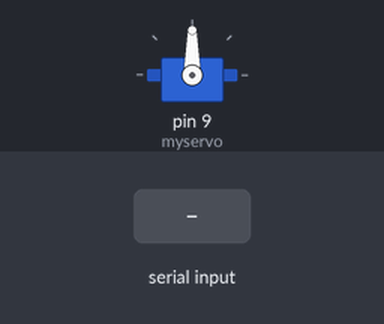
A sketch run on a simulated Arduino Uno, built with avr-gcc and run on an emulated ATmega328P. Parts: servo. The test bench sets the inputs (shaded band).

Above: at 1.2 s.
1.3 s: "R" received over Serial
At 2.5 s:
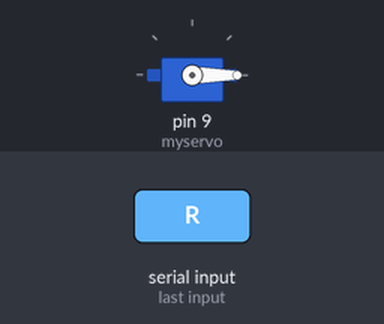
2.8 s: "M" received over Serial
At 3.9 s:
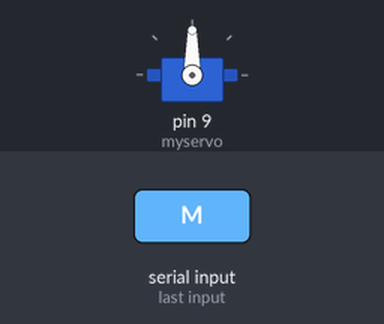
Timing chart, 0 to 5.8 s (numbered marks = the images above; inputs shaded):
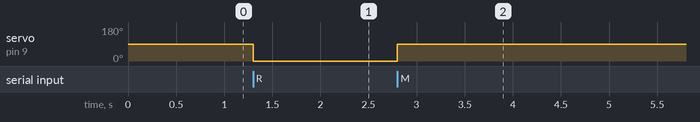

The sketch:

servo.ino
```cpp
#include <Servo.h>

Servo myservo;  // Objeto servo para controlar un servo motor

void setup() {
  myservo.attach(9);  // El pin del servo está conectado al pin 9
  Serial.begin(9600); // Inicializa la comunicación serie a 9600 baudios
}

void loop() {
  if (Serial.available() > 0) {
    char command = Serial.read();  // Lee el comando desde el puerto serie
    if (command == 'M') {
      // Gira el servo a la posición deseada para abrir el torniquete
      myservo.write(90);
    } else if (command == 'R') {
      // Gira el servo a la posición deseada para cerrar el torniquete
      myservo.write(0);
    }
  }
}
```

Measured:
- after the input at 1.3 s, servo on pin 9 (myservo): 90° → 0° at once
- after the input at 2.8 s, servo on pin 9 (myservo): 0° → 90° at once
